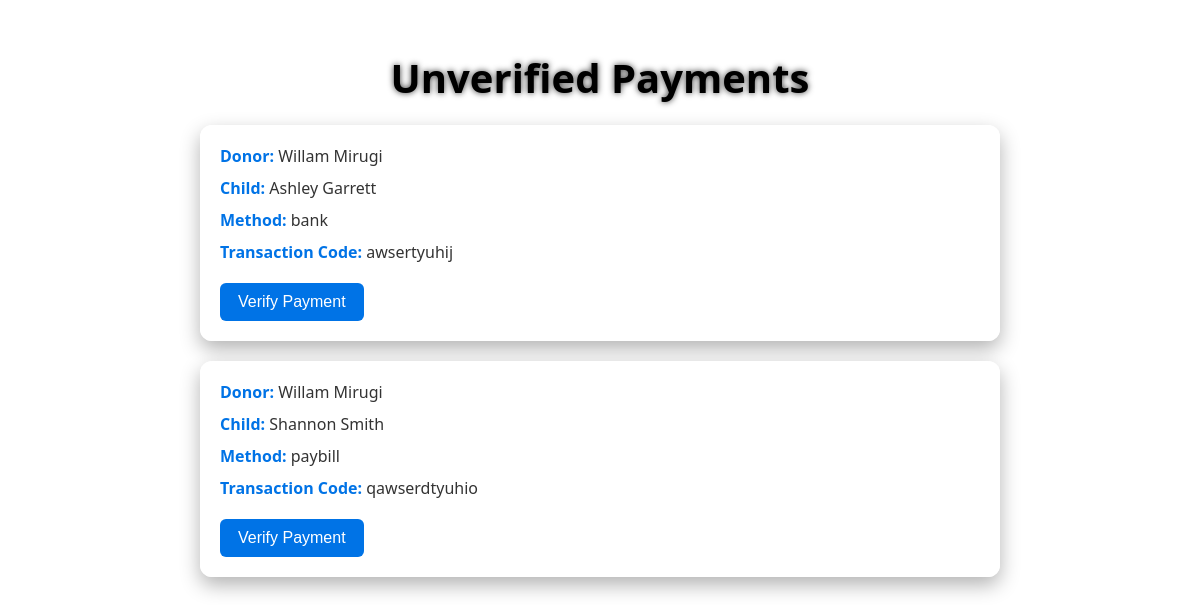
The page /verify-payments.php on the database its author committed.
### tables this page shows
CREATE TABLE `payments` (
  `paymentID` int(11) NOT NULL,
  `userID` int(11) DEFAULT NULL,
  `childID` int(11) DEFAULT NULL,
  `transaction_code` varchar(100) NOT NULL,
  `payment_method` enum('bank','paybill','paypal') DEFAULT NULL,
  `verified` tinyint(1) DEFAULT 0,
  `payment_date` timestamp NOT NULL DEFAULT current_timestamp(),
  `Payment_Amount` text DEFAULT NULL,
  `verified_by` int(11) DEFAULT NULL,
  `verified_at` datetime DEFAULT NULL
);

CREATE TABLE `users` (
  `userID` int(11) NOT NULL,
  `fullName` varchar(100) NOT NULL,
  `email` varchar(100) NOT NULL,
  `passwordHash` varchar(255) NOT NULL,
  `role` enum('admin','donor') DEFAULT 'donor',
  `created_at` timestamp NOT NULL DEFAULT current_timestamp()
);

CREATE TABLE `children` (
  `childID` int(11) NOT NULL,
  `fullName` varchar(100) NOT NULL,
  `level_of_learning` enum('Primary','High School','University') NOT NULL,
  `academic_progress` text DEFAULT NULL,
  `annual_fees` decimal(10,2) NOT NULL,
  `health_status` text DEFAULT NULL,
  `is_disabled` tinyint(1) DEFAULT 0,
  `hobbies` text DEFAULT NULL,
  `background` text DEFAULT NULL,
  `created_at` timestamp NOT NULL DEFAULT current_timestamp(),
  `birthdate` date DEFAULT NULL,
  `image_path` varchar(255) DEFAULT NULL,
  `document_path` varchar(255) DEFAULT NULL,
  `is_funded` tinyint(1) DEFAULT 0
);

### verify-payments.php (the view, shortened to what this page needs)
<?php
require 'db_connect.php';
?>
<!DOCTYPE html>
<html lang="en">
<head>
</head>
<body>
    <h2>Unverified Payments</h2>
    <div class="card-container">
        <?php
        $result = $conn->query("SELECT Payments.*, Users.fullName, Children.fullName AS childName
                                FROM Payments
                                JOIN Users ON Payments.userID = Users.userID
                                JOIN Children ON Payments.childID = Children.childID
                                WHERE verified = 0");
        if ($result->num_rows > 0) {
            while ($row = $result->fetch_assoc()) {
                echo "<div class='payment-card'>
                        <p><strong>Donor:</strong> " . htmlspecialchars($row['fullName']) . "</p>
                        <p><strong>Child:</strong> " . htmlspecialchars($row['childName']) . "</p>
                        <p><strong>Method:</strong> " . htmlspecialchars($row['payment_method']) . "</p>
                        <p><strong>Transaction Code:</strong> " . htmlspecialchars($row['transaction_code']) . "</p>
                        <form method='POST' action='confirm-payment.php'>
                            <input type='hidden' name='paymentID' value='".htmlspecialchars($row['paymentID'])."'>
                            <button type='submit' class='verify-btn'>Verify Payment</button>
                        </form>
                      </div>";
            }
        } else {
            echo "<p class='no-data'>No pending payments.</p>";
        }
        ?>
    </div>
</body>
</html>

### verify-payments.php (style rules this page uses)
* { margin: 0; padding: 0; box-sizing: border-box; }
body { font-family: 'Segoe UI', sans-serif; min-height: 100vh; background: url('images/payments-bg.jpg') no-repeat center center fixed; background-size: cover; display: flex; flex-direction: column; align-items: center; padding: 50px 20px; overflow-y: auto; }
h2 { font-size: 2.5rem; color: black; text-shadow: 0px 0px 6px rgba(0,0,0,0.8); margin-bottom: 20px; }
.card-container { width: 100%; max-width: 800px; display: flex; flex-direction: column; gap: 20px; }
.payment-card { background: rgba(255, 255, 255, 0.95); padding: 20px; border-radius: 12px; box-shadow: 0 8px 20px rgba(0,0,0,0.3); transition: transform 0.2s ease, box-shadow 0.2s ease; }
.payment-card strong { color: #0073e6; }
.payment-card p { margin-bottom: 10px; font-size: 1rem; color: #333; }
.verify-btn { display: inline-block; margin-top: 10px; padding: 10px 18px; background: #0073e6; color: white; border: none; border-radius: 6px; font-size: 1rem; cursor: pointer; transition: background 0.3s ease, transform 0.2s ease; }

### rows shown on the page
payments: userID.fullName "Willam Mirugi", childID.fullName "Ashley Garrett", payment_method "bank", transaction_code "awsertyuhij"
payments: userID.fullName "Willam Mirugi", childID.fullName "Shannon Smith", payment_method "paybill", transaction_code "qawserdtyuhio"
